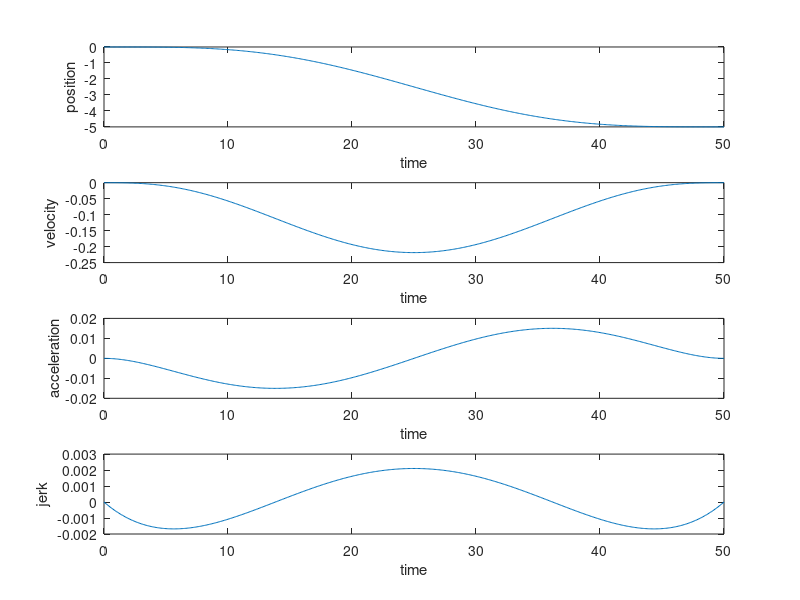

Here is the MATLAB script that generated this plot:
%This creates and prints out SVAJ Diagrams for a 4-5-6-7 polynomial;
%function

clear all
clc


%beta = how long in time till its done
%h = total change in position

h = 5;
beta = 50;

hold on;


count =0;
% for time=0:.1:48
%     count = count+1;
%     s(count) = -1*h*   (25*                   (time/beta)^4  -60*                   (time/beta)^5  +10*                      (time/beta)^6 -16*                   (time/beta)^7);
%     v(count) = -1*h*   (25*4*    (1/beta)*    (time/beta)^3  -60*5*     (1/beta)   *(time/beta)^4  +10*6*       (1/beta)*    (time/beta)^5 -16*7*     (1/beta)*   (time/beta)^6);
%     a(count) = -1*h*   (25*4*3*  ((1/beta)^2)*(time/beta)^2  -60*5*4*   (1/beta)^2*(time/beta)^3   +10*6*5*     ((1/beta)^2)*(time/beta)^4 -16*7*6*  ((1/beta)^2)*(time/beta)^5);
%     j(count) = -1*h*   (25*4*3*2*((1/beta)^3)*(time/beta)^1  -60*5*4*3* (1/beta)^3*(time/beta)^2   +10*6*5*4*   ((1/beta)^3)*(time/beta)^3 -16*7*6*5*((1/beta)^3)*(time/beta)^4);
% 
% 
%    drawnow;
%     pause(.001);
% end

for time=0:.1:50
    count = count+1;
    s(count) = -1*h*   (35*                   (time/beta)^4  -84*                   (time/beta)^5  +70*                      (time/beta)^6 -20*                   (time/beta)^7);
    v(count) = -1*h*   (35*4*    (1/beta)*    (time/beta)^3  -84*5*     (1/beta)   *(time/beta)^4  +70*6*       (1/beta)*    (time/beta)^5 -20*7*     (1/beta)*   (time/beta)^6);
    a(count) = -1*h*   (35*4*3*  ((1/beta)^2)*(time/beta)^2  -84*5*4*   (1/beta)^2*(time/beta)^3   +70*6*5*     ((1/beta)^2)*(time/beta)^4 -20*7*6*  ((1/beta)^2)*(time/beta)^5);
    j(count) = -1*h*   (35*4*3*2*((1/beta)^3)*(time/beta)^1  -84*5*4*3* (1/beta)^3*(time/beta)^2   +70*6*5*4*   ((1/beta)^3)*(time/beta)^3 -20*7*6*5*((1/beta)^3)*(time/beta)^4);


   drawnow;
    pause(.001);
end



time = 0:.1:50;
   subplot(4,1,1); plot(time,s);
xlabel('time'); ylabel('position');
   subplot(4,1,2); plot(time,v);
xlabel('time'); ylabel('velocity');
   subplot(4,1,3); plot(time,a);
xlabel('time'); ylabel('acceleration');
   subplot(4,1,4); plot(time,j);
xlabel('time'); ylabel('jerk');
hold off